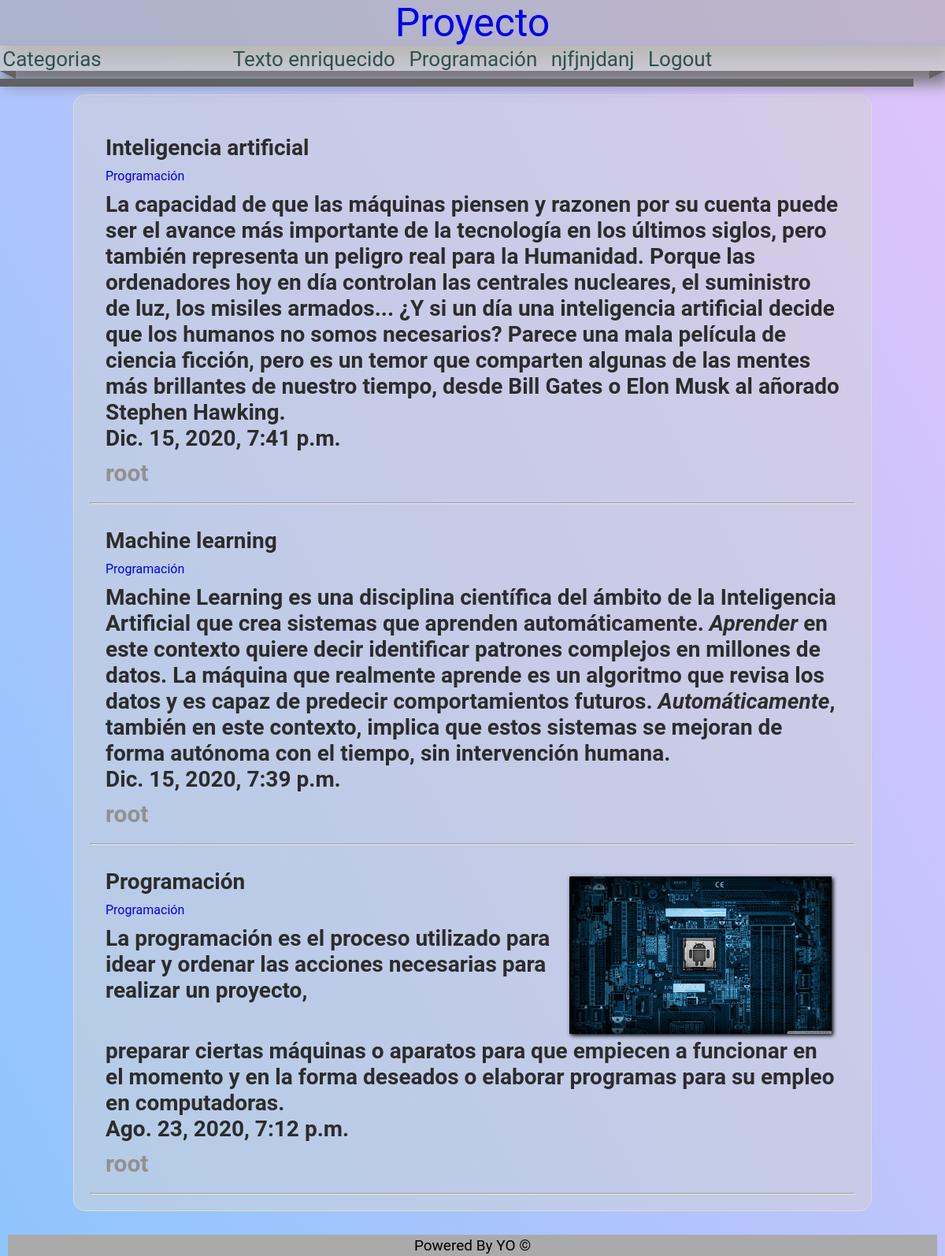
The app's page /categoria/2 (signed in) with its own data.
### pages/models.py (models this page shows, shortened)
class Page(models.Model):
    title = models.CharField(max_length=50, verbose_name='Titulo')
    content = RichTextField(verbose_name='Contenido')
    slug = models.CharField(unique=True, max_length=150, verbose_name='URL amigable')
    order = models.IntegerField( default=0, verbose_name='orden')
    visible = models.BooleanField(verbose_name='Visible')
    created_at = models.DateTimeField(auto_now_add=True, verbose_name='Creado el')
    updated_at = models.DateTimeField(auto_now=True, verbose_name='Actualizado el')
    class Meta:
        verbose_name='Pagina'
        verbose_name_plural= 'Paginas'

### blog/models.py (models this page shows, shortened)
class Article(models.Model):
    title = models.CharField(max_length=150, verbose_name='Titulo')
    content = RichTextField(verbose_name='Contenido')
    image = models.ImageField(default='null', verbose_name='Imagen', upload_to='articles')
    public = models.BooleanField(verbose_name='¿Publicado?')
    user = models.ForeignKey(User, editable=False, verbose_name='Usuario', on_delete=models.CASCADE)
    categories = models.ManyToManyField(Category, verbose_name='Categorias', blank=True)
    created_at = models.DateTimeField(auto_now_add=True, verbose_name='Creado el: ')
    update_at = models.DateTimeField(auto_now=True, verbose_name='Editado el: ')
    class Meta:
        verbose_name='Articulo'
        verbose_name_plural='Articulos'
        ordering = ['-created_at']

class Category(models.Model):
    name = models.CharField(max_length=100, verbose_name='Nombre')
    description = models.CharField(max_length=255, verbose_name='descripción')
    created_at = models.DateTimeField(auto_now_add=True, verbose_name='Creado el: ')
    class Meta:
        verbose_name='Categoria'
        verbose_name_plural='Categorias'

### blog/views.py (the view)
# urls.py: path('categoria/<int:category_id>', views.category , name='category'),
@login_required(login_url='login')
def category(request, category_id):
    category = get_object_or_404(Category, id=category_id)
    articles = Article.objects.filter(categories=category_id)
    return render(request, 'categories/category.html', {
        'category': category,
        'data': articles
    })

### blog/processor.py (called while the page is built)
def get_categories(request):
    categories_in_use = Article.objects.filter(public=True).values_list('categories', flat=True)
    categories = Category.objects.filter(id__in=categories_in_use).values_list('id', 'name')
    return {
        'categories': categories,
        'ids': categories_in_use
    }

### pages/context_processors.py (called while the page is built)
def get_pages(request):
    pages = Page.objects.filter(visible=True).order_by("order").values_list('id', 'title', 'slug', 'content')
    return {
        'pages': pages # retorna datos a layout
    }

### blog/templates/categories/category.html
{% extends 'layout/layout.html' %}
{% block content %}
    {% include 'articles/articles.html' %}
{% endblock %}

### mainapp/templates/layout/layout.html (shortened to what this page needs)
{% load static %}
<!DOCTYPE html>
<html lang="es">
<head>
    <link rel="stylesheet" href="{% static 'css/styles.css' %}" />
    <link rel="stylesheet" href="{% static 'css/formulario.css' %}" />
</head>
<body>
    <a class='titulo' href=" {% url 'Index' %} " > Proyecto </a>
    <nav class="navbar">
        <ul>
            {% if request.user.email %}
                <li class="categorias barra">
                    <a href= {% url 'Lista' %} >Categorias</a>
                </li>
            {% endif %}
            <li class='barra'>
                {% if request.user.email %}
                    {% for page in pages %}
                        <a href= " {% url 'page' page.2 %} " > {{ page.1 }} </a>
                    {% endfor %}
                    <a href=" {% url 'logout' %} ">Logout</a>
                {% else %}
                    <a href=" {% url 'register' %} ">Registro</a>
                    <a href=" {% url 'login' %} ">Login</a>
                    <a href='/admin'>Admin</a>
                {% endif %}
            </li>
        </ul>
        <span class="triangulo-izq"></span>
        <span class="triangulo-der"></span>
        <span class="relleno"></span>
    </nav>
<div class="content">
    <div class="box">
        {% block content %}
        {% endblock %}
    </div>
</div>
<footer>
    Powered By YO &copy;
</footer>
</body>
</html>

### blog/templates/articles/articles.html (shortened to what this page needs)
{% for arti in data %}
    <div class="articulos">
        {% if arti.image != 'null' and arti.image|length >= 1 %}
            <img src="{{ arti.image.url }}" alt="Error" class="Imagen_arti" />
        {% endif %}
        <h1 class = "subtitulo"> {{arti.title}} </h1>
        <p>
            {% for category in arti.categories.all %}
                <a href="{% url 'category' category.id %}" > {{ category.name }} </a>
            {% endfor %}
        </p>
        <h1 class = "subtitulo"> {{arti.content|safe}}  {{arti.created_at}} </h1>
        <h1 class = "user"> {{arti.user}} </h1>
    </div>
    <hr/>
{% endfor %}

### mainapp/static/css/styles.css (style rules this page uses)
* { padding: 0; margin: 0; font-family: "Roboto", "Open Sans", "Calibri"; text-decoration: none; }
.navbar { background: #cacacacc; width: 95%; min-width: 1200px; -webkit-box-shadow: 6px 16px 20px #757575; box-shadow: 6px 16px 20px #757575; margin: 0 auto; z-index: 500; position: relative; }
.navbar ul { list-style: none; }
.navbar .triangulo-izq { display: block; float: left; border-top: 10px solid #616161; border-left: 20px solid transparent; }
.navbar .triangulo-der { display: block; float: right; border-top: 10px solid #616161; border-right: 20px solid transparent; }
.navbar .relleno { display: block; float: left; height: 10px; width: 96.69%; background: #616161; }
.categorias { float: left; position: absolute; }
.categorias a { width: auto; }
.barra { height: auto; font-size: 26px; border: none; text-align: center; width: auto; }
.barra a { color: darkslategray; text-decoration: none; margin: 0.21%; padding: 3px; vertical-align: middle; display: inline; -webkit-transition: all 0.5s; transition: all 0.5s; }
.titulo { display: block; position: relative; top: 0; font-size: 50px; text-align: center; background: #aaaaaa94; -webkit-box-shadow: 6px 16px 20px #757575; box-shadow: 6px 16px 20px #757575; z-index: 50; width: 100%; }
.subtitulo { font-size: 28px; color: #2c2c2c; margin-top: 10px; margin-bottom: 10px; display: inline-flexbox; }
.articulos { padding: 20px; }
.articulos .Imagen_arti { height: 200px; -webkit-box-shadow: 2px 2px 5px black; box-shadow: 2px 2px 5px black; margin-top: 20px; margin-bottom: 5px; margin-right: 10px; margin-left: 10px; float: right; }
.articulos .user { color: #919191; font-size: 30px; }
.content { width: 90%; min-height: 230px; margin: 0 auto; margin-bottom: 30px; }
.box { background: rgba(211, 211, 211, 0.5); width: 90%; min-height: 230px; padding: 20px; border: 1px solid #ddd; margin: 0 auto; -webkit-box-align: center; -ms-flex-align: center; align-items: center; margin-top: 30px; border-radius: 15px; }
footer { display: block; width: 98%; height: auto; font-size: 19px; background: #aaaaaa; text-align: center; padding: 2px; margin: auto; }

### mainapp/static/css/formulario.css (style rules this page uses)
body { background-image: linear-gradient(62deg, #8ec5fc 0%, #e0c3fc 100%); font-family: -apple-system, BlinkMacSystemFont, "Segoe UI", Roboto, Oxygen, Ubuntu, Cantarell, "Open Sans", "Helvetica Neue", sans-serif; }

### records on screen
Page: title "Texto enriquecido"
Page: title "Programación"
Page: title "njfjnjdanj"
Article: title "Inteligencia artificial", content "La capacidad de que las máquinas piensen y razonen por su cuenta puede ser el avance más importante de la tecnología en los últimos siglos, pero también representa un peligro real para la Humanidad. Porque las ordenadores hoy en día controlan las centrales nucleares, el suministro de luz, los misiles armados... ¿Y si un día una inteligencia artificial decide que los humanos no somos necesarios? Parece una mala película de ciencia ficción, pero es un temor que comparten algunas de las mentes más brillantes de nuestro tiempo, desde Bill Gates o Elon Musk al añorado Stephen Hawking.", created_at "Dic. 15, 2020, 7:41 p.m.", user "root"
Category: name "Programación"
Article: title "Machine learning", content "Machine Learning es una disciplina científica del ámbito de la Inteligencia Artificial que crea sistemas que aprenden automáticamente. Aprender en este contexto quiere decir identificar patrones complejos en millones de datos. La máquina que realmente aprende es un algoritmo que revisa los datos y es capaz de predecir comportamientos futuros. Automáticamente , también en este contexto, implica que estos sistemas se mejoran de forma autónoma con el tiempo, sin intervención humana.", created_at "Dic. 15, 2020, 7:39 p.m.", user "root"
Article: image (picture), title "Programación", content "La programación es el proceso utilizado para idear y ordenar las acciones necesarias para realizar un proyecto, preparar ciertas máquinas o aparatos para que empiecen a funcionar en el momento y en la forma deseados o elaborar programas para su empleo en computadoras.", created_at "Ago. 23, 2020, 7:12 p.m.", user "root"
